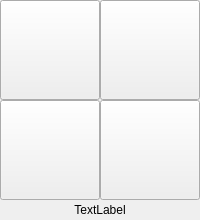
<?xml version="1.0" encoding="UTF-8"?>
<ui version="4.0">
 <class>ModelPanel4Key</class>
 <widget class="QWidget" name="ModelPanel4Key">
  <property name="geometry">
   <rect>
    <x>0</x>
    <y>0</y>
    <width>200</width>
    <height>220</height>
   </rect>
  </property>
  <property name="minimumSize">
   <size>
    <width>200</width>
    <height>220</height>
   </size>
  </property>
  <property name="maximumSize">
   <size>
    <width>200</width>
    <height>222</height>
   </size>
  </property>
  <property name="windowTitle">
   <string>Form</string>
  </property>
  <property name="layoutDirection">
   <enum>Qt::LeftToRight</enum>
  </property>
  <layout class="QGridLayout" name="gridLayout">
   <property name="leftMargin">
    <number>0</number>
   </property>
   <property name="topMargin">
    <number>0</number>
   </property>
   <property name="rightMargin">
    <number>0</number>
   </property>
   <property name="bottomMargin">
    <number>0</number>
   </property>
   <property name="spacing">
    <number>0</number>
   </property>
   <item row="0" column="0">
    <widget class="QPushButton" name="key_4">
     <property name="minimumSize">
      <size>
       <width>100</width>
       <height>100</height>
      </size>
     </property>
     <property name="maximumSize">
      <size>
       <width>100</width>
       <height>100</height>
      </size>
     </property>
     <property name="text">
      <string/>
     </property>
    </widget>
   </item>
   <item row="0" column="1">
    <widget class="QPushButton" name="key_1">
     <property name="minimumSize">
      <size>
       <width>100</width>
       <height>100</height>
      </size>
     </property>
     <property name="maximumSize">
      <size>
       <width>100</width>
       <height>100</height>
      </size>
     </property>
     <property name="text">
      <string/>
     </property>
    </widget>
   </item>
   <item row="1" column="0">
    <widget class="QPushButton" name="key_3">
     <property name="minimumSize">
      <size>
       <width>100</width>
       <height>100</height>
      </size>
     </property>
     <property name="maximumSize">
      <size>
       <width>100</width>
       <height>100</height>
      </size>
     </property>
     <property name="text">
      <string/>
     </property>
    </widget>
   </item>
   <item row="1" column="1">
    <widget class="QPushButton" name="key_2">
     <property name="minimumSize">
      <size>
       <width>100</width>
       <height>100</height>
      </size>
     </property>
     <property name="maximumSize">
      <size>
       <width>100</width>
       <height>100</height>
      </size>
     </property>
     <property name="text">
      <string/>
     </property>
    </widget>
   </item>
   <item row="2" column="0" colspan="2">
    <widget class="QLabel" name="addr">
     <property name="text">
      <string>TextLabel</string>
     </property>
     <property name="alignment">
      <set>Qt::AlignCenter</set>
     </property>
    </widget>
   </item>
  </layout>
 </widget>
 <resources/>
 <connections/>
</ui>
